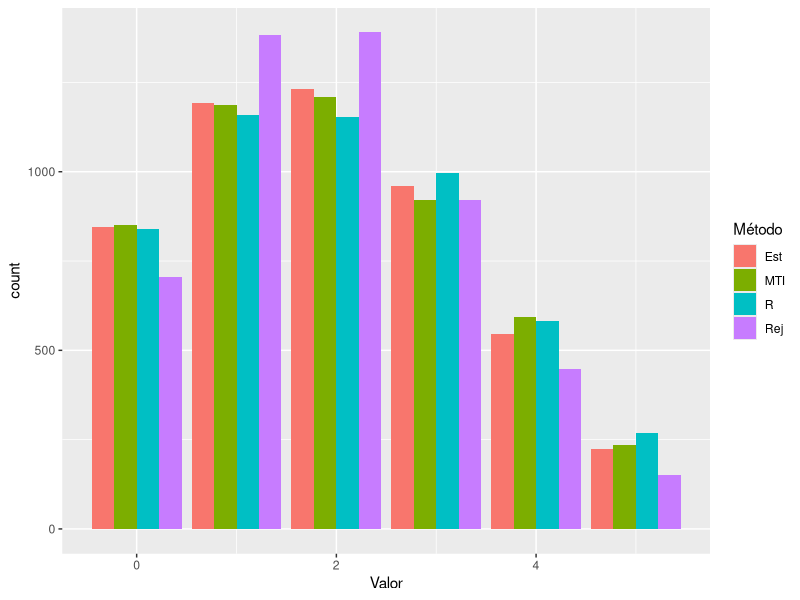

This figure's R source: (Note: this script raises an error after producing the figure.)
## ---- chunk 1
library(rmutil)
library(ggplot2)
library(dplyr)
## ---- chunk 2
dbetabin <- function(x, m, a, b) {
  if(!(x %in% 0:m)) return(0)
  return(choose(m, x) * beta(x+a, m-x+b) / beta(a, b))
}

rbetabin_est <- function(n, m, a, b) {
  beta_vec <- rbeta(n, shape1 = a, shape2 = b)
  result <- sapply(beta_vec, function(p) {
    rbinom(1, m, p)
  })
  
  return(result)
}

rbetabin_mti <- function(n, m, a, b) {
  unif_vec <- runif(n)
  
  result <- integer(n)
  
  for(i in seq_along(unif_vec)) {
    p <- dbetabin(0, m, a, b)
    x <- 0
    
    while(p < unif_vec[i]) {
      x <- x + 1
      p <- p + dbetabin(x, m, a, b)
      if(unif_vec[i] <= p) {
        result[i] <- x
        break
      }
    }
    
    result[i] <- x
  }
  
  return(result)
}

rbetabin_rej <- function(n, m, a, b) {
  result <- integer(n)

  C <- max(sapply(
    0:m,
    function(x) {
      dbetabin(x, m, a, b) * (m + 1)
    }
  )) # usando a densidade unif discreta como g
  
  divisor <- C / (m + 1)
  
  # não precisamos simular 
  
  for(i in seq_along(result)) {
    u <- runif(1)
    y <- sample(0:m, 1)
    while(u > dbetabin(y, m, a, b) / divisor) y <- sample(0:m, 1)
    result[i] <- y
  }
  
  return(result)
}
## ---- chunk 3

n <- 5000
m <- 5
a <- 2
b <- 3

DADOS <-
  rbind(
    data.frame(
      Método = 'Est',
      Valor = rbetabin_est(n, m, a, b)
    ),
    data.frame(
      Método = 'MTI',
      Valor = rbetabin_mti(n, m, a, b)
    ),
    data.frame(
      Método = 'Rej',
      Valor = rbetabin_rej(n, m, a, b)
    ),
    data.frame(
      Método = 'R',
      Valor = rbetabinom(n, size = m, m = a/(a+b), s = a+b)
    )
  )


ggplot(DADOS, aes(x = Valor, fill = Método)) +
  geom_bar(position = 'dodge')

ggplot(
  data.frame(
    x = 0:m,
    y = sapply(0:m, dbetabin, m = m, a = a, b = b)
  ),
  aes(x = x, y = y)
) +
  geom_point() +
  geom_line() +
  geom_hline(yintercept = divisor)
